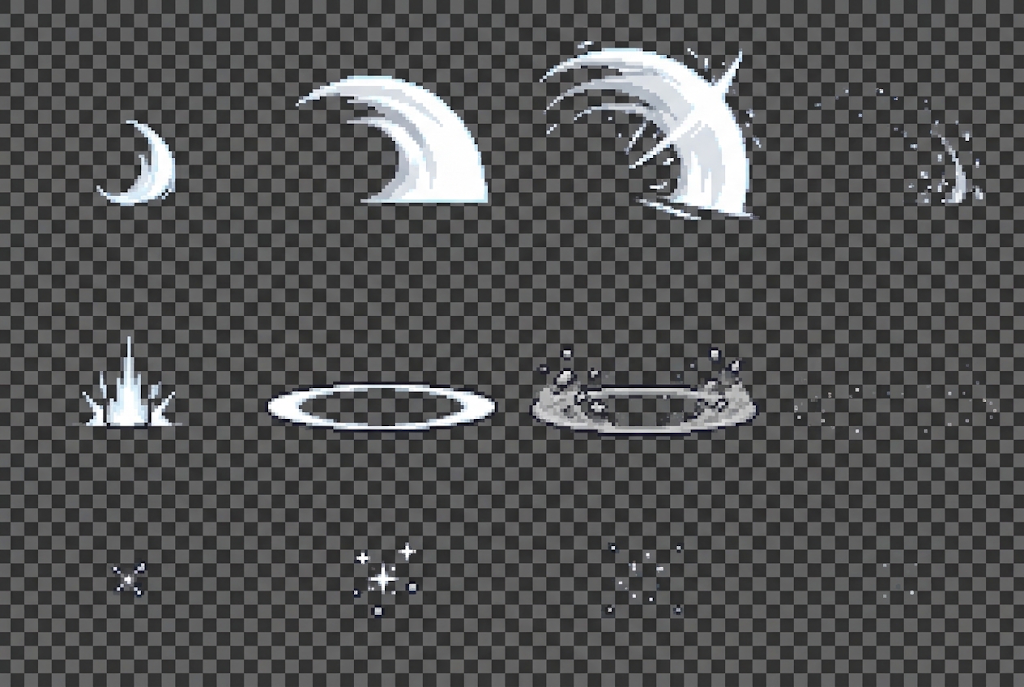
#> input picture art/gemini/蓄力命中特效表.png, 1024 x 687 px
$ python process_charge_hit_fx.py
#> lines starting #> are read from the running program, lines starting #| are printed output that depends on the picture; after the words box and inside, x2 and y2 are one past the last pixel; in counts of white or black regions, pixels touching at a corner belong together
#> in main, rgb is the input picture: shape (687, 1024, 3); mean R, G, B 82.2, 82.6, 82.8
"""Split the supplied charge-hit VFX sheet into transparent animation strips."""
from pathlib import Path
from PIL import Image
import numpy as np

ROOT = Path(__file__).resolve().parent.parent
SOURCE = ROOT / 'art' / 'gemini' / '蓄力命中特效表.png'
OUT = ROOT / 'art' / 'ui'
CELL_W, CELL_H = 160, 120

# Manual frame bounds for the irregularly spaced rows in the supplied sheet.
SHEETS = {
    'charge_hit_staff': [(82, 35, 196, 225), (275, 30, 504, 230), (515, 15, 770, 245), (886, 40, 1005, 230)],
    'charge_hit_stone': [(94, 535, 188, 635), (325, 520, 440, 640), (576, 515, 730, 640)],
}


def remove_flattened_checker(rgb):
    """The attachment's checkerboard is flattened RGB, so key its two gray tones."""
    pix = rgb.astype(np.int16)
    spread = pix.max(axis=2) - pix.min(axis=2)
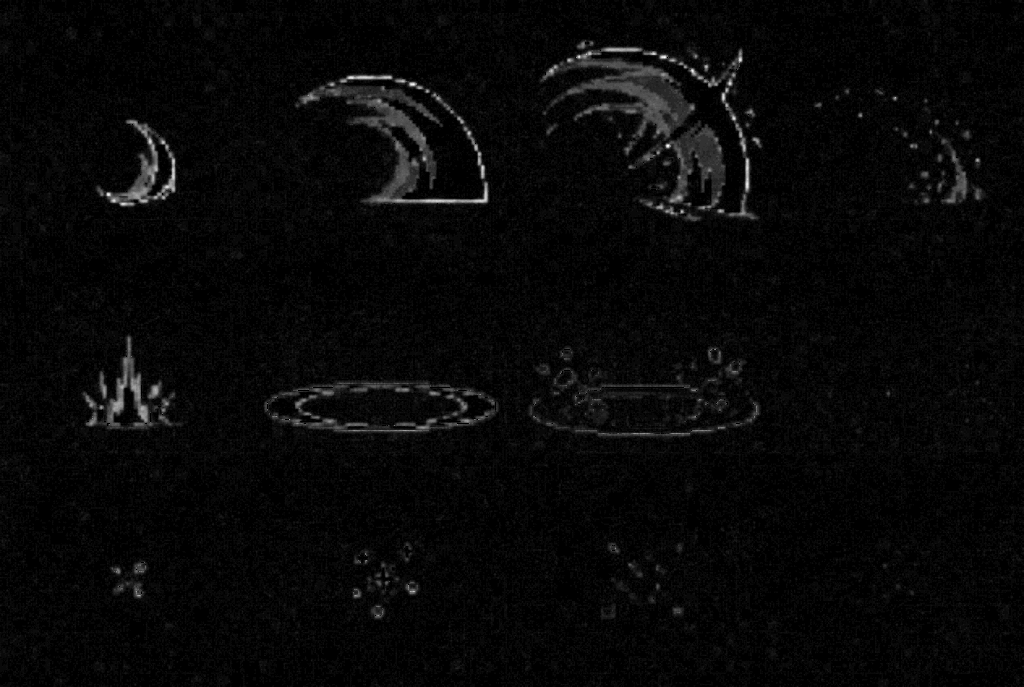
#> spread: shape (687, 1024) int16; min 0, max 56, mean 1.7; drawn with min black and max white
    level = pix.mean(axis=2)
    # Screenshot checker cells are near neutral gray #323232 and #626262.
    # Keep the much brighter white/blue VFX and their soft edge pixels.
    # The supplied PNG was scaled from a checker preview, leaving blended gray
    # transition pixels between squares (roughly 65–85). Key that full neutral
    # band too; the painted effects are white/cool and remain well above it.
    checker = (spread < 9) & (level >= 30) & (level <= 118)
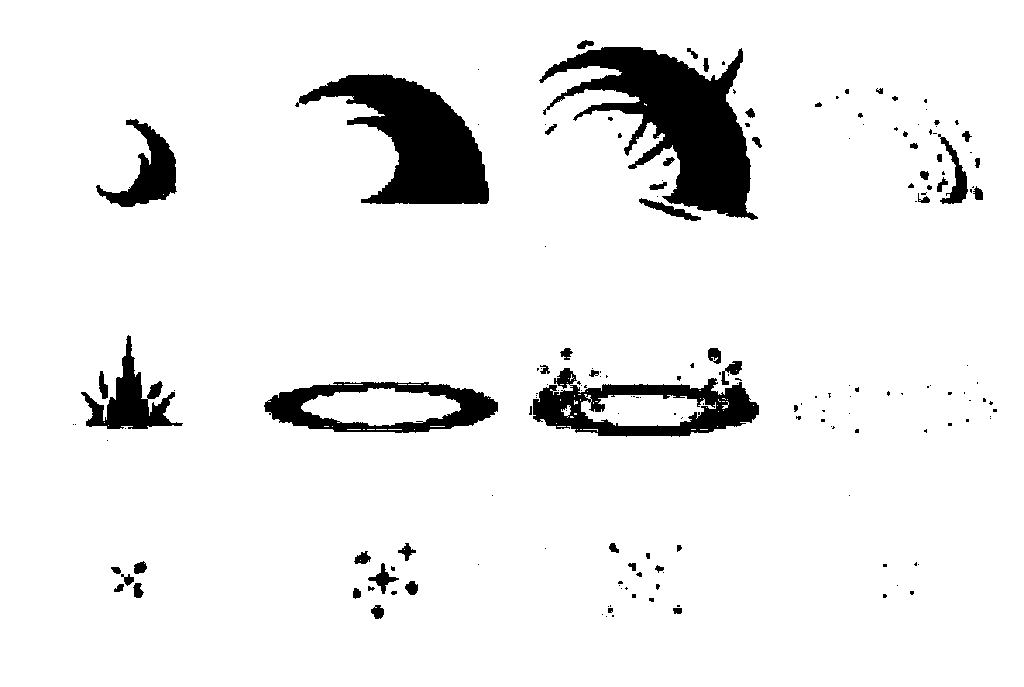
#> checker: shape (687, 1024) bool; 92.6% white; 180 black regions (120 under 20 px), largest, box (x1, y1, x2, y2) and area: (539, 47, 758, 220) 16149, (295, 74, 489, 204) 12213, (533, 368, 759, 437) 6802
    alpha = np.where(checker, 0, 255).astype(np.uint8)
    return np.dstack((rgb, alpha))
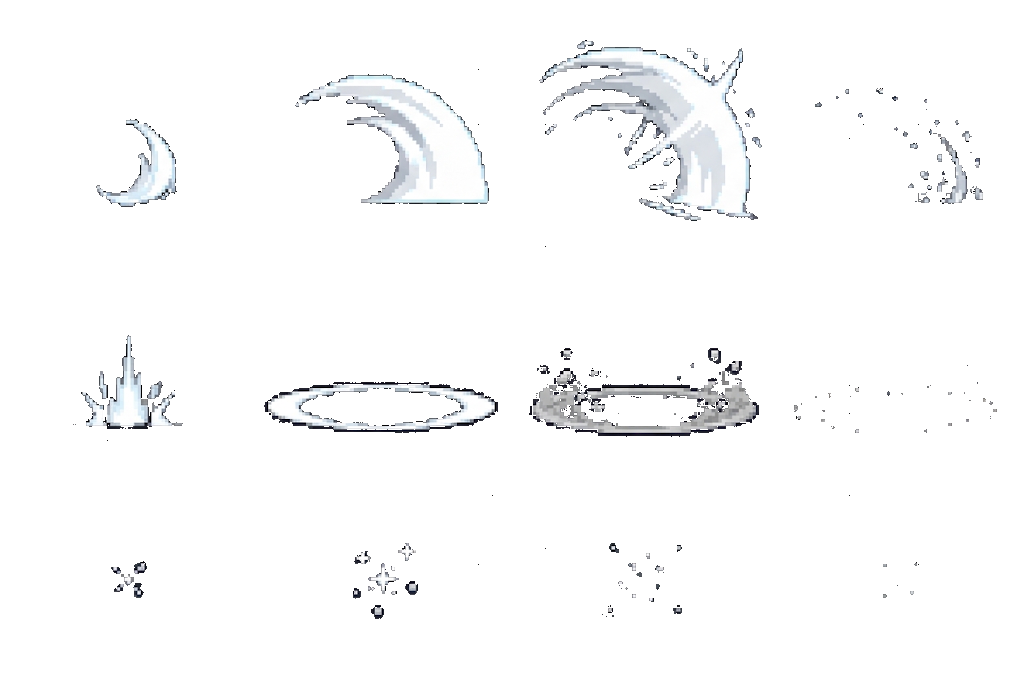
#> returned value: shape (687, 1024, 4); mean of channels 0, 1, 2, 3 82.2, 82.6, 82.8, 18.7; transparent parts drawn white


def make_strip(rgba, bounds, frames):
    strip = Image.new('RGBA', (CELL_W * frames, CELL_H), (0, 0, 0, 0))
    for i, box in enumerate(bounds):
        frame = Image.fromarray(rgba).crop(box)
        alpha = frame.getchannel('A')
        bbox = alpha.getbbox()
        if not bbox:
            raise ValueError(f'No visible pixels in frame {box}')
        frame = frame.crop(bbox)
        # Keep each effect centered in the same fixed canvas; no smoothing blur.
        scale = min((CELL_W - 12) / frame.width, (CELL_H - 10) / frame.height)
        size = (max(1, round(frame.width * scale)), max(1, round(frame.height * scale)))
        frame = frame.resize(size, Image.Resampling.NEAREST)
        strip.alpha_composite(frame, (i * CELL_W + (CELL_W - size[0]) // 2,
                                      (CELL_H - size[1]) // 2))
    return strip


def main():
    OUT.mkdir(parents=True, exist_ok=True)
    rgb = np.array(Image.open(SOURCE).convert('RGB'))
    rgba = remove_flattened_checker(rgb)
    for name, bounds in SHEETS.items():
        strip = make_strip(rgba, bounds, len(bounds))
        path = OUT / (name + '.webp')
        strip.save(path, 'WEBP', lossless=True, method=6)
        print(f'{path.relative_to(ROOT)}: {strip.width}x{strip.height}, {path.stat().st_size} bytes')
#> this loop made 1 pass
#> pass 1, in main, `strip = make_strip(rgba, bounds, len(bounds))`:
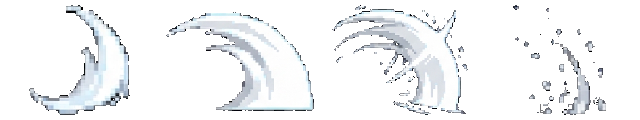
#> strip: PIL image 640x120 RGBA; mean R, G, B, A 52.4, 53.8, 55.2, 64; transparent parts drawn white


if __name__ == '__main__':
#> (the run stopped early here; a loop or call above may not have finished)

$ run again, with art/gemini/UI_按钮.png copied over art/gemini/蓄力命中特效表.png
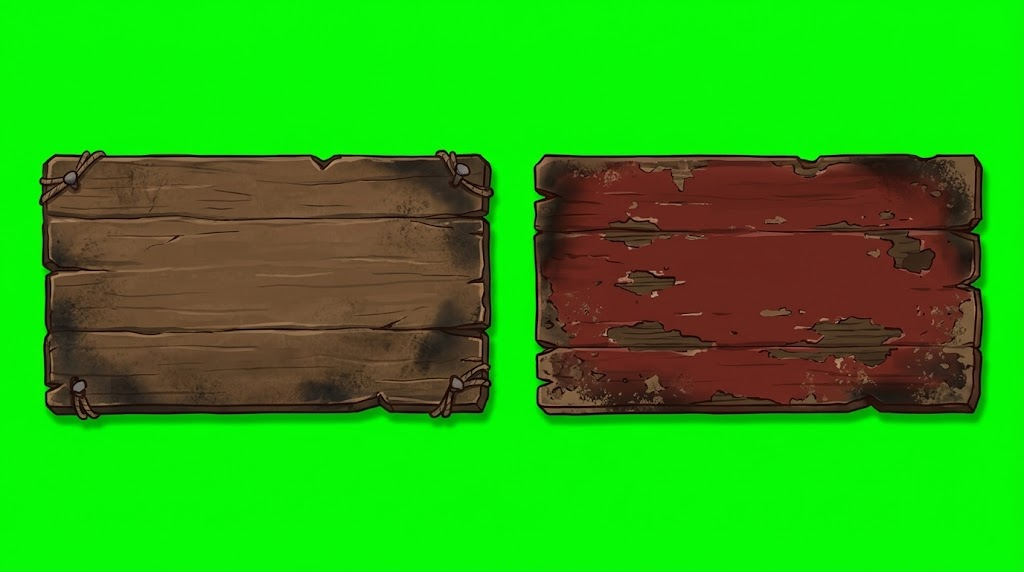
#> input picture art/gemini/UI_按钮.png, 1024 x 572 px
#> in main, rgb is the input picture: shape (572, 1024, 3); mean R, G, B 39.1, 170.5, 17.6
#> in remove_flattened_checker, `checker = (spread < 9) & (level >= 30) & (level <= 118)`:
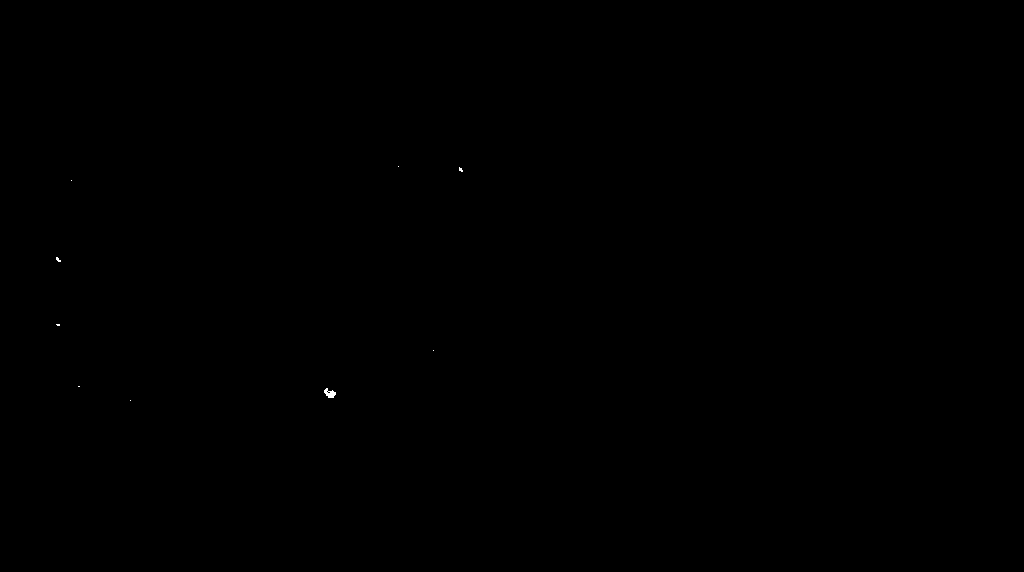
#> checker: shape (572, 1024) bool; 0.02% white; 9 white regions (8 under 20 px), largest, box (x1, y1, x2, y2) and area: (324, 388, 336, 398) 71
#> the loop in main, `for name, bounds in SHEETS.items():` made 1 pass
#> pass 1, in main, `strip = make_strip(rgba, bounds, len(bounds))`:
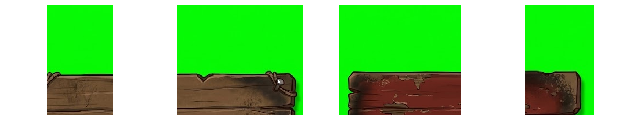
#> strip: PIL image 640x120 RGBA; mean R, G, B, A 19.3, 98.6, 9, 139.9; transparent parts drawn white
